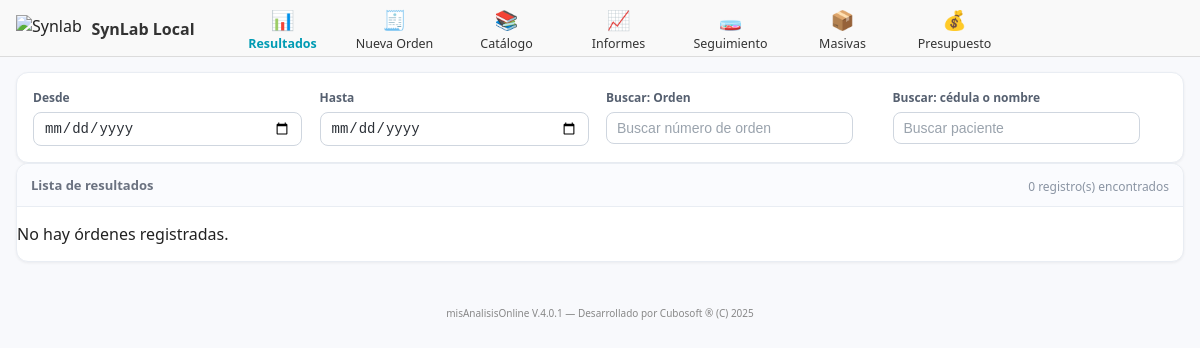
Page /ordenes/ (signed in) on the earlier database version.
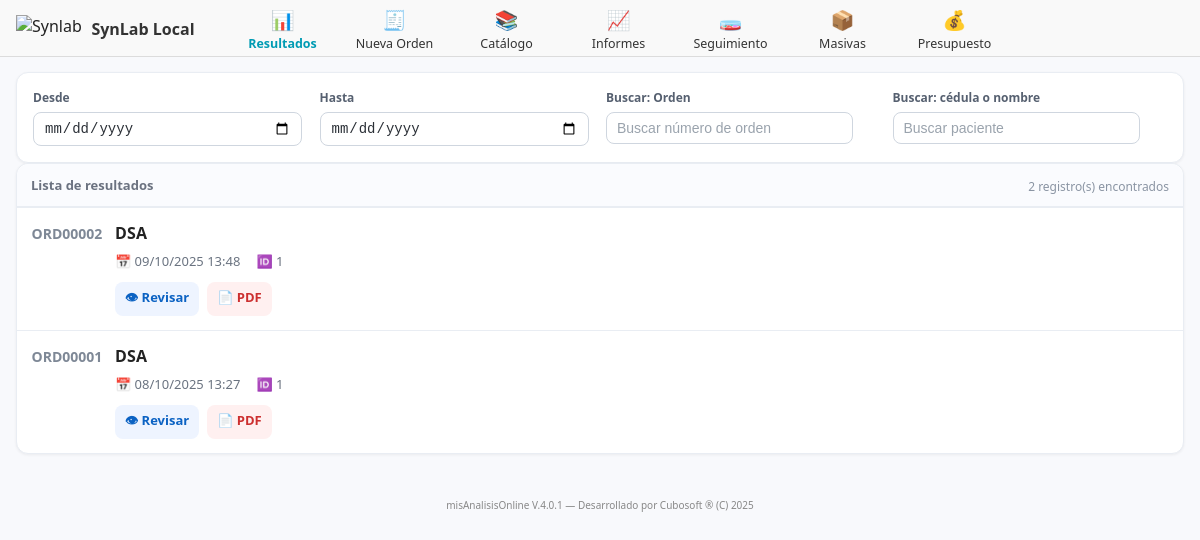
Same page on the later database version.
### laboratorio/models.py (models this page shows, shortened)
class Orden(models.Model):
    paciente = models.ForeignKey(Paciente, on_delete=models.CASCADE)
    numero_orden = models.CharField(max_length=20, unique=True)
    fecha = models.DateTimeField(auto_now_add=True)
    medico = models.CharField(max_length=150, blank=True, null=True)
    tipo = models.CharField(max_length=20, choices=[('Rutina', 'Rutina'), ('Urgente', 'Urgente')], default='Rutina')
    estado = models.CharField(max_length=20, choices=[
        ('Pendiente', 'Pendiente'),
        ('En proceso', 'En proceso'),
        ('Validado', 'Validado'),
    ], default='Pendiente')
    total = models.DecimalField(max_digits=10, decimal_places=2, default=0.00)
    observaciones = models.TextField(blank=True, null=True)
    equipo = models.ForeignKey(Equipo, on_delete=models.SET_NULL, null=True, blank=True)
    creado_en = models.DateTimeField(auto_now_add=True)
    actualizado_en = models.DateTimeField(auto_now=True)
    creado_por = models.ForeignKey(User, related_name='orden_creado_por', on_delete=models.SET_NULL, null=True, blank=True)
    modificado_por = models.ForeignKey(User, related_name='orden_modificado_por', on_delete=models.SET_NULL, null=True, blank=True)

class Paciente(models.Model):
    documento_identidad = models.CharField(max_length=20, unique=True)
    nombre_completo = models.CharField(max_length=150)
    sexo = models.CharField(max_length=10, choices=[('M', 'Masculino'), ('F', 'Femenino')])
    fecha_nacimiento = models.DateField(null=True, blank=True)
    telefono = models.CharField(max_length=20, blank=True, null=True)
    email = models.EmailField(blank=True, null=True)
    direccion = models.TextField(blank=True, null=True)
    numero_registro = models.PositiveIntegerField(unique=True, editable=False, null=True, blank=True)
    creado_en = models.DateTimeField(auto_now_add=True)
    actualizado_en = models.DateTimeField(auto_now=True)
    creado_por = models.ForeignKey(User, related_name='paciente_creado_por', on_delete=models.SET_NULL, null=True, blank=True)
    modificado_por = models.ForeignKey(User, related_name='paciente_modificado_por', on_delete=models.SET_NULL, null=True, blank=True)

### laboratorio/views.py (the view)
# urls.py: path('ordenes/', views.lista_ordenes, name='lista_ordenes'),
@login_required
def lista_ordenes(request):
    query = request.GET.get('q', '')
    ordenes = Orden.objects.all().order_by('-fecha')
    if query:
        ordenes = ordenes.filter(paciente__nombre_completo__icontains=query) | ordenes.filter(numero_orden__icontains=query)
    return render(request, 'laboratorio/lista_ordenes.html', {'ordenes': ordenes, 'query': query})

### laboratorio/templates/laboratorio/lista_ordenes.html (shortened to what this page needs)
{% extends "base.html" %}
{% block content %}
<div class="card filtros">
  <div class="card-body">
    <div class="grid">
      <div class="col-3"><label class="label">Desde</label><input type="date" class="input"/></div>
      <div class="col-3"><label class="label">Hasta</label><input type="date" class="input"/></div>
      <div class="col-3"><label class="label">Buscar: Orden</label><input type="search" class="input" placeholder="Buscar número de orden"/></div>
      <div class="col-3"><label class="label">Buscar: cédula o nombre</label><input type="search" class="input" placeholder="Buscar paciente"/></div>
    </div>
  </div>
</div>
<div id="ordenContainer" class="card lista">
  <div class="list-head">
    <span class="list-title">Lista de resultados</span>
    <div class="list-right">
      <span class="list-count">{{ ordenes.count }} registro(s) encontrados</span>
    </div>
  </div>
  <div id="ordenList" class="list-body">
    {% for orden in ordenes %}
    <div class="item">
      <div class="indice">{{ orden.numero_orden }}</div>
      <div class="item-body">
        <div class="nombre">{{ orden.paciente.nombre_completo }}</div>
        <div class="row-meta">
          <div class="meta">📅 {{ orden.fecha|date:"d/m/Y H:i" }}</div>
          <div class="meta">🆔 {{ orden.paciente.documento_identidad }}</div>
        </div>
        <div class="acciones">
          <a href="{% url 'detalle_orden' orden.id %}" class="action revisar">👁 Revisar</a>
          <a href="{% url 'orden_pdf' orden.id %}" class="action pdf">📄 PDF</a>
        </div>
      </div>
    </div>
    {% empty %}
    <p class="text-center py-4 text-muted">No hay órdenes registradas.</p>
    {% endfor %}
  </div>
</div>
{% endblock %}

Differences in the rows shown:
added Orden: numero_orden "ORD00002", paciente.nombre_completo "DSA", fecha "09/10/2025 13:48", paciente.documento_identidad "1"
added Orden: numero_orden "ORD00001", paciente.nombre_completo "DSA", fecha "08/10/2025 13:27", paciente.documento_identidad "1"
Other differences:
{{ ordenes.count }}: "0" → "2"
text no longer shown: "No hay órdenes registradas."
